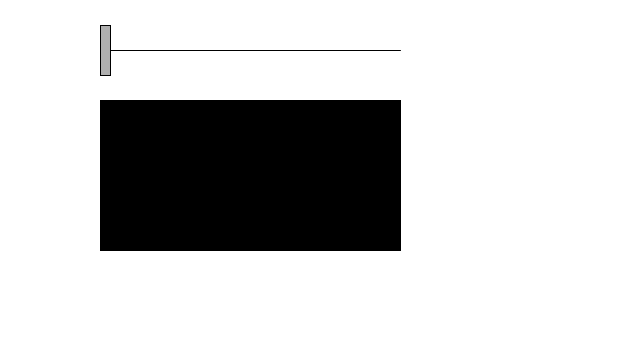
Frame 1 (no input)
Frame 60 (the mouse pressed at the canvas centre just before this capture): identical to frame 1, image omitted
Frame 120 (the mouse held since frame 60 and released just before this capture): identical to frame 1, image omitted

The Processing sketch that drew this single still picture (run headless with seeded random() and noise(); from frame 60 on, the mouse is pressed at the canvas centre):

// Processing sketch: slider
// ── slider.pde
// Simple Slider
// Daniel Shiffman <http://www.shiffman.net>

boolean dragging = false; // Is the slider being dragged?
boolean rollover = false; // Is the mouse over the slider?

// Rectangle variables for slider
float x = 100;
float y = 25;
float w = 10;
float h = 50;
// Start and end of slider
float sliderStart = 100;
float sliderEnd = 400;
// Offset for dragging slider
float offsetX = 0;

void setup() {
  size(640, 360);
  smooth();
}

void draw() {
  background(255);


  // Is it being dragged?
  if (dragging) {
    x = mouseX + offsetX;
  }
  // Keep rectangle within limits of slider
  x = constrain(x, sliderStart, sliderEnd-w);

  // Draw a line for slider
  stroke(0);
  line(sliderStart, y+h/2, sliderEnd, y+h/2);

  stroke(0);
  // Fill according to state
  if (dragging) {
    fill (50);
  } else {
    fill(175);
  }
  // Draw rectangle for slider
  rect(x, y, w, h);

  // Map is an amazing function that will map one range to another!
  // Here we take the slider's range and map it to a value between 0 and 255
  float b = map(x,sliderStart,sliderEnd-w,0,255);
  fill(b);
  rect(sliderStart, 100, sliderEnd-sliderStart, 150);
}

void mousePressed() {
  // Did I click on slider?
  if (mouseX > x && mouseX < x + w && mouseY > y && mouseY < y + h) {
    dragging = true;
    // If so, keep track of relative location of click to corner of rectangle
    offsetX = x-mouseX;
  }
}

void mouseReleased() {
  // Stop dragging
  dragging = false;
}
